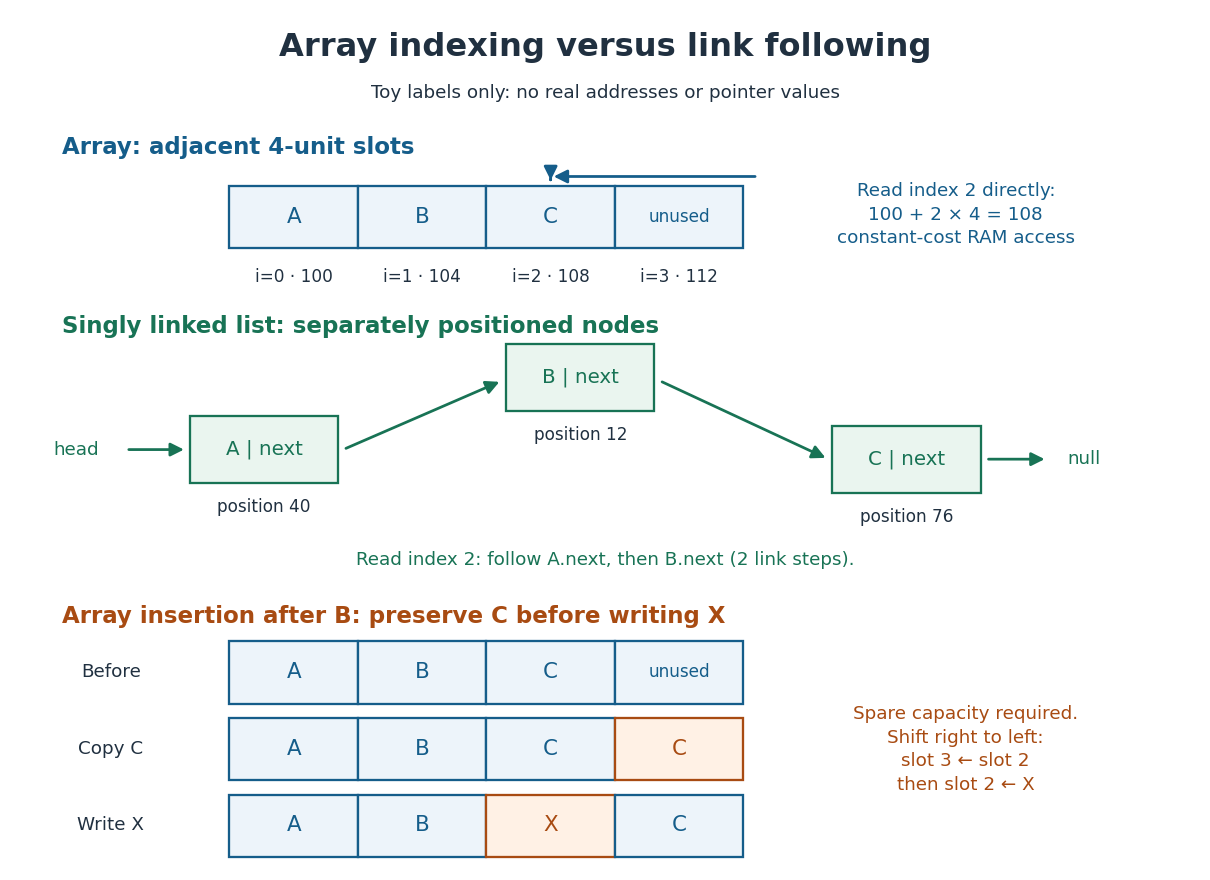

Source code (Python):
"""Draw toy array slots and separated list nodes.

Tested with Python 3.14.4, NumPy 2.3.5 and Matplotlib 3.10.7.
Run from _media; write the matching opaque PNG in the current directory.
Addresses are teaching labels, never actual allocation addresses.
"""

from pathlib import Path

import matplotlib

matplotlib.use("Agg")
import matplotlib.pyplot as plt
from matplotlib.patches import FancyArrowPatch, Rectangle


BLUE = "#155d8a"
GREEN = "#187355"
ORANGE = "#a84b12"
INK = "#203040"


def main():
    plt.rcParams.update({"font.family": "DejaVu Sans", "font.size": 12})
    fig, ax = plt.subplots(figsize=(11, 8), dpi=110)
    fig.patch.set_facecolor("white")
    ax.set(xlim=(0, 12), ylim=(0, 9))
    ax.axis("off")

    def text(x, y, value, size=12, color=INK, weight="normal", ha="center"):
        ax.text(x, y, value, ha=ha, va="center", fontsize=size,
                color=color, weight=weight, linespacing=1.4)

    def arrow(start, end, color=BLUE, curve=0):
        ax.add_patch(FancyArrowPatch(start, end, arrowstyle="-|>",
                                   connectionstyle=f"arc3,rad={curve}",
                                   mutation_scale=18, linewidth=1.8, color=color))

    def slots(y, values, highlight=None, addresses=False):
        for i, value in enumerate(values):
            color = ORANGE if i == highlight else BLUE
            ax.add_patch(Rectangle((2.2 + i * 1.3, y), 1.3, 0.65,
                                   facecolor="#fff1e5" if i == highlight else "#edf4fa",
                                   edgecolor=color, linewidth=1.5))
            text(2.85 + i * 1.3, y + 0.33, value or "unused", 14 if value else 11, color)
            if addresses:
                text(2.85 + i * 1.3, y - 0.3, f"i={i} · {100 + 4*i}", 11)

    text(6, 8.6, "Array indexing versus link following", 21, weight="bold")
    text(6, 8.12, "Toy labels only: no real addresses or pointer values", 12)
    text(0.5, 7.55, "Array: adjacent 4-unit slots", 15, BLUE, "bold", "left")
    slots(6.5, ["A", "B", "C", None], addresses=True)
    text(9.55, 6.85, "Read index 2 directly:\n100 + 2 × 4 = 108\nconstant-cost RAM access", 12, BLUE)
    arrow((7.55, 7.25), (5.45, 7.25))
    arrow((5.45, 7.25), (5.45, 7.18))

    text(0.5, 5.68, "Singly linked list: separately positioned nodes", 15, GREEN, "bold", "left")
    positions = {"A": (1.8, 4.05, 40), "B": (5.0, 4.8, 12), "C": (8.3, 3.95, 76)}
    for item, (x, y, position) in positions.items():
        ax.add_patch(Rectangle((x, y), 1.5, 0.7, facecolor="#eaf5ef",
                               edgecolor=GREEN, linewidth=1.5))
        text(x + 0.75, y + 0.35, f"{item} | next", 13, GREEN)
        text(x + 0.75, y - 0.25, f"position {position}", 11)
    text(0.65, 4.4, "head", 12, GREEN)
    arrow((1.15, 4.4), (1.77, 4.4), GREEN)
    arrow((3.35, 4.4), (4.96, 5.12), GREEN)
    arrow((6.55, 5.12), (8.26, 4.3), GREEN)
    arrow((9.85, 4.3), (10.48, 4.3), GREEN)
    text(10.85, 4.3, "null", 12, GREEN)
    text(6, 3.25, "Read index 2: follow A.next, then B.next (2 link steps).", 12, GREEN)

    text(0.5, 2.66, "Array insertion after B: preserve C before writing X", 15, ORANGE, "bold", "left")
    for y, values, label, highlight in [
        (1.75, ["A", "B", "C", None], "Before", None),
        (0.95, ["A", "B", "C", "C"], "Copy C", 3),
        (0.15, ["A", "B", "X", "C"], "Write X", 2),
    ]:
        slots(y, values, highlight)
        text(1.0, y + 0.33, label, 12)
    text(9.65, 1.27, "Spare capacity required.\nShift right to left:\nslot 3 ← slot 2\nthen slot 2 ← X", 12, ORANGE)
    fig.subplots_adjust(left=0.01, right=0.99, top=0.99, bottom=0.01)
    fig.savefig(Path.cwd() / (Path(__file__).stem + ".png"),
                facecolor="white", transparent=False)
    plt.close(fig)


if __name__ == "__main__":
    main()
